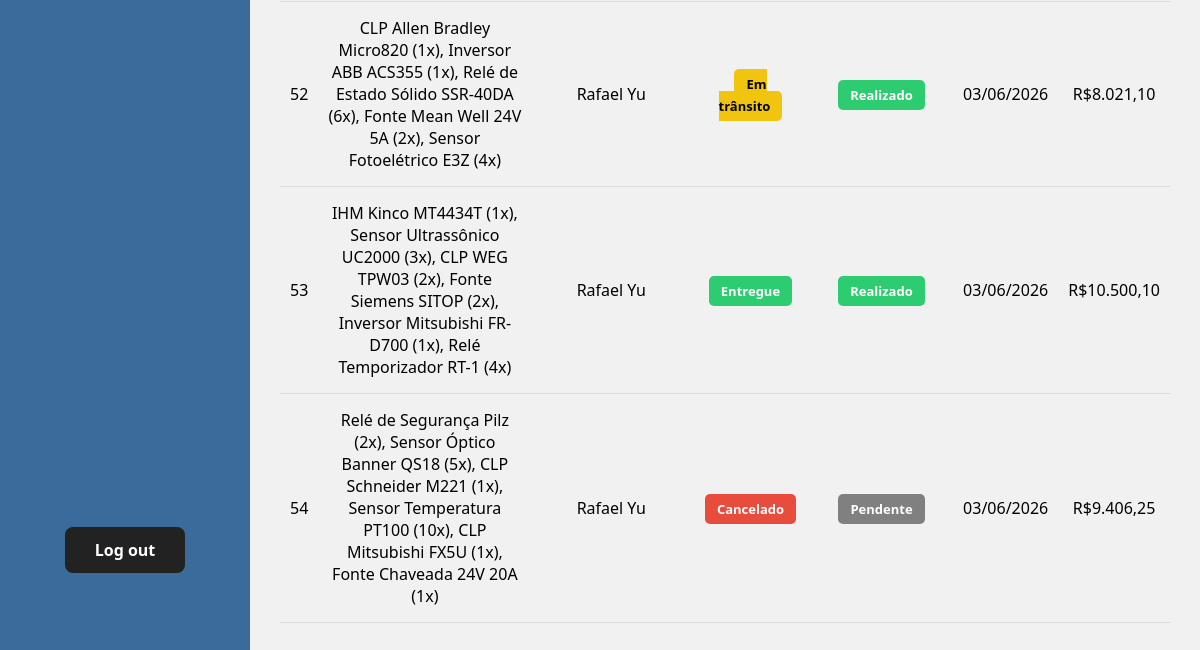
Before: /admin/financeiro.php (signed in, lower part) with the older database file.
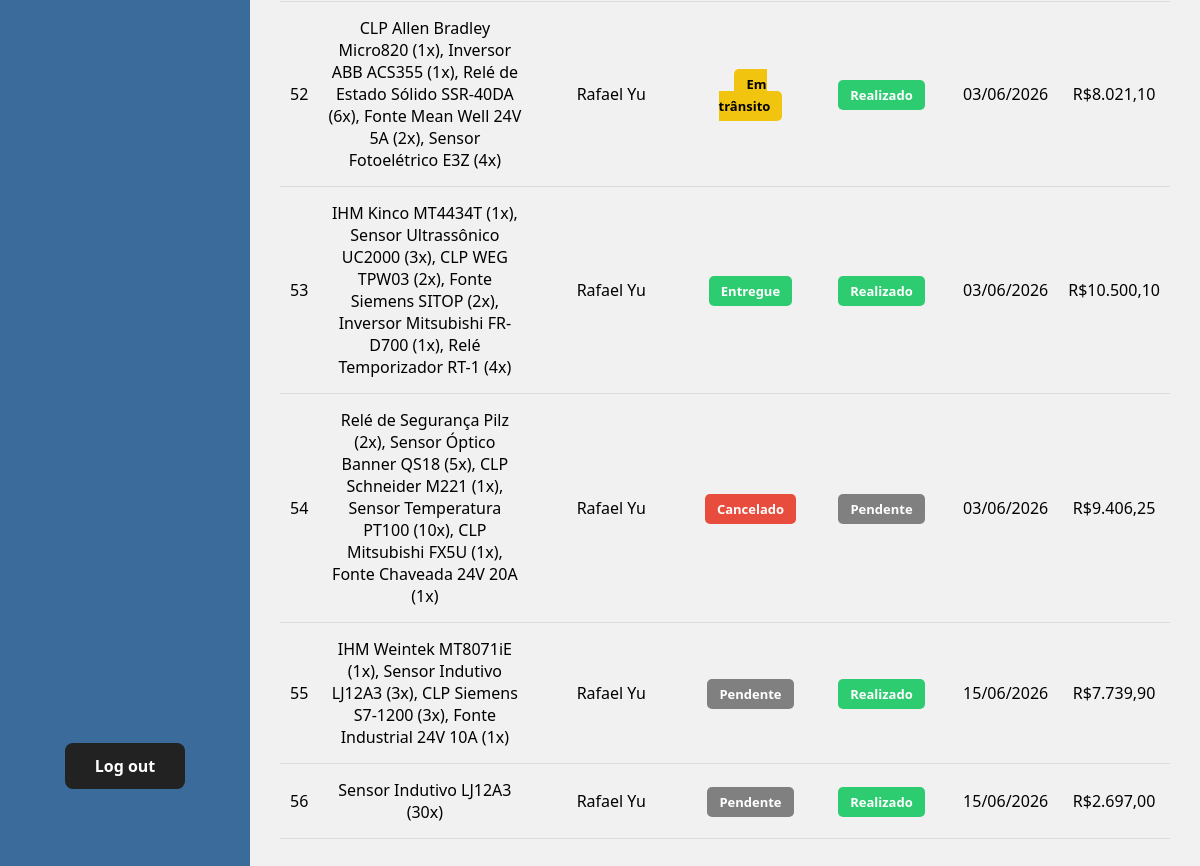
After: the same page with the newer database file.
### tables this page shows
CREATE TABLE `pedidos` (
  `id_pedido` int(11) NOT NULL,
  `id_cliente` int(11) NOT NULL,
  `data_pedido` date NOT NULL DEFAULT curdate(),
  `status_pagamento` enum('Pendente','Realizado') NOT NULL,
  `status_geral` enum('Pendente','Em trânsito','Entregue','Cancelado') NOT NULL,
  `desconto_aplicado` int(11) NOT NULL
);

CREATE TABLE `clientes` (
  `id_cliente` int(11) NOT NULL,
  `nome` varchar(100) NOT NULL,
  `telefone` varchar(20) NOT NULL,
  `email` varchar(100) NOT NULL,
  `tipo_cliente` enum('PF','PJ') NOT NULL,
  `data_cadastro` date NOT NULL DEFAULT curdate(),
  `documento` varchar(18) DEFAULT NULL,
  `usuario` varchar(50) DEFAULT NULL,
  `senha` varchar(255) DEFAULT NULL,
  `foto_perfil` varchar(255) NOT NULL
);

### admin/financeiro.php (the view, shortened to what this page needs)
<?php
require_once "../includes/crud.php";
$sql = "
SELECT
pedidos.id_pedido,
clientes.nome AS nome_cliente,
GROUP_CONCAT(
    CONCAT(produtos.nome, ' (', itens_pedidos.quantidade_item, 'x)')
    SEPARATOR', '
) AS produtos,
pedidos.status_geral,
pedidos.status_pagamento,
pedidos.data_pedido,
SUM(
    itens_pedidos.quantidade_item * itens_pedidos.preco_unitario
) AS valor_total
FROM pedidos
INNER JOIN clientes ON clientes.id_cliente = pedidos.id_cliente
INNER JOIN itens_pedidos ON itens_pedidos.id_pedido = pedidos.id_pedido
INNER JOIN produtos ON produtos.id_produto = itens_pedidos.id_produto
";
$sql .= "
GROUP BY
    pedidos.id_pedido,
    clientes.nome,
    pedidos.status_geral,
    pedidos.status_pagamento,
    pedidos.data_pedido
";
$stmt = $pdo->prepare($sql);
$stmt->execute();
$dados = $stmt->fetchAll(PDO::FETCH_ASSOC);
?>
<!DOCTYPE html>
<html lang="pt-BR">
    <head>
        <link rel="stylesheet" href="../assets/estoque.css">
    </head>
    <body>
        <?php require_once "../includes/sidebar.php"; ?>
        <div class="main-content">
             <table>
            <tbody>
                <?php
                if($dados){
                    foreach ($dados as $row){
                        $status_geral = $row["status_geral"];
                        $status_pagamento = $row["status_pagamento"];
                        if($status_geral == "Entregue"){
                            $classe_badge_geral = "badge-verde";
                        } else if($status_geral == "Em trânsito"){
                            $classe_badge_geral = "badge-amarelo";
                        } else if($status_geral == "Pendente"){
                            $classe_badge_geral = "badge-cinza";
                        } else {
                            $classe_badge_geral = "badge-vermelho";
                        }
                        if($status_pagamento == "Realizado"){
                            $classe_badge_pagamento = "badge-verde";
                        } else {
                            $classe_badge_pagamento = "badge-cinza";
                        }
                        $data_formatada = (new DateTime($row['data_pedido']))->format('d/m/Y');
                        echo "<tr>";
                        echo "<td>" . $row['id_pedido'] . "</td>";
                        echo "<td>"  . $row['produtos'] . "</td>";
                        echo "<td>"  . $row['nome_cliente'] . "</td>";
                        echo "<td><span class='badge " . $classe_badge_geral . "'>" . $row['status_geral'] . "</span>" . "</td>";
                        echo "<td><span class='badge " . $classe_badge_pagamento . "'>" . $row['status_pagamento'] . "</span>" . "</td>";
                        echo "<td>"  . $data_formatada . "</td>";
                        echo "<td>"  . "R$" . number_format($row['valor_total'], 2, ',', '.'). "</td>";
                        echo "</tr>";
                    }
                } else {
                    echo "<tr><td colspan='7'>Nenhum pedido encontrado.</td></tr>";
                }
                ?>
            </tbody>
        </div>
    </body>
</html>

### includes/sidebar.php (shortened to what this page needs)
<div class="sidebar">
    <a href="../includes/logout.php" class="logout-btn">Log out</a>
</div>

### assets/estoque.css (style rules this page uses)
* { margin: 0; padding: 0; box-sizing: border-box; font-family: 'Segoe UI', Tahoma, Geneva, Verdana, sans-serif; }
body { display: flex; height: 100vh; background-color: #f1f1f1; justify-content: space-between; }
.sidebar { width: 250px; height: 100vh; background-color: #3b6b9a; color: white; display: flex; flex-direction: column; align-items: center; padding: 30px 0 0 0; }
.logout-btn { margin-top: auto; margin-bottom: 80px; background-color: #222; color: white; border: none; padding: 12px 30px; border-radius: 8px; font-weight: bold; cursor: pointer; text-decoration: none; }
.main-content { flex: 1; padding: 30px; overflow-y: auto; background-color: #f1f1f1; }
table { width: 100%; border-collapse: collapse; text-align: center; }
.badge-amarelo { background-color: #f1c40f; color: #000; }
.badge-vermelho { background-color: #e74c3c; }
.badge-cinza { background-color: #808080; }

Changed rows visible on the page:
added pedidos: id_pedido "55", produtos "IHM Weintek MT8071iE (1x), Sensor Indutivo LJ12A3 (3x), CLP Siemens S7-1200 (3x), Fonte Industrial 24V 10A (1x)", id_cliente.nome "Rafael Yu", status_geral "Pendente", status_pagamento "Realizado", data_pedido "15/06/2026", valor_total "7.739,90"
added pedidos: id_pedido "56", produtos "Sensor Indutivo LJ12A3 (30x)", id_cliente.nome "Rafael Yu", status_geral "Pendente", status_pagamento "Realizado", data_pedido "15/06/2026", valor_total "2.697,00"
